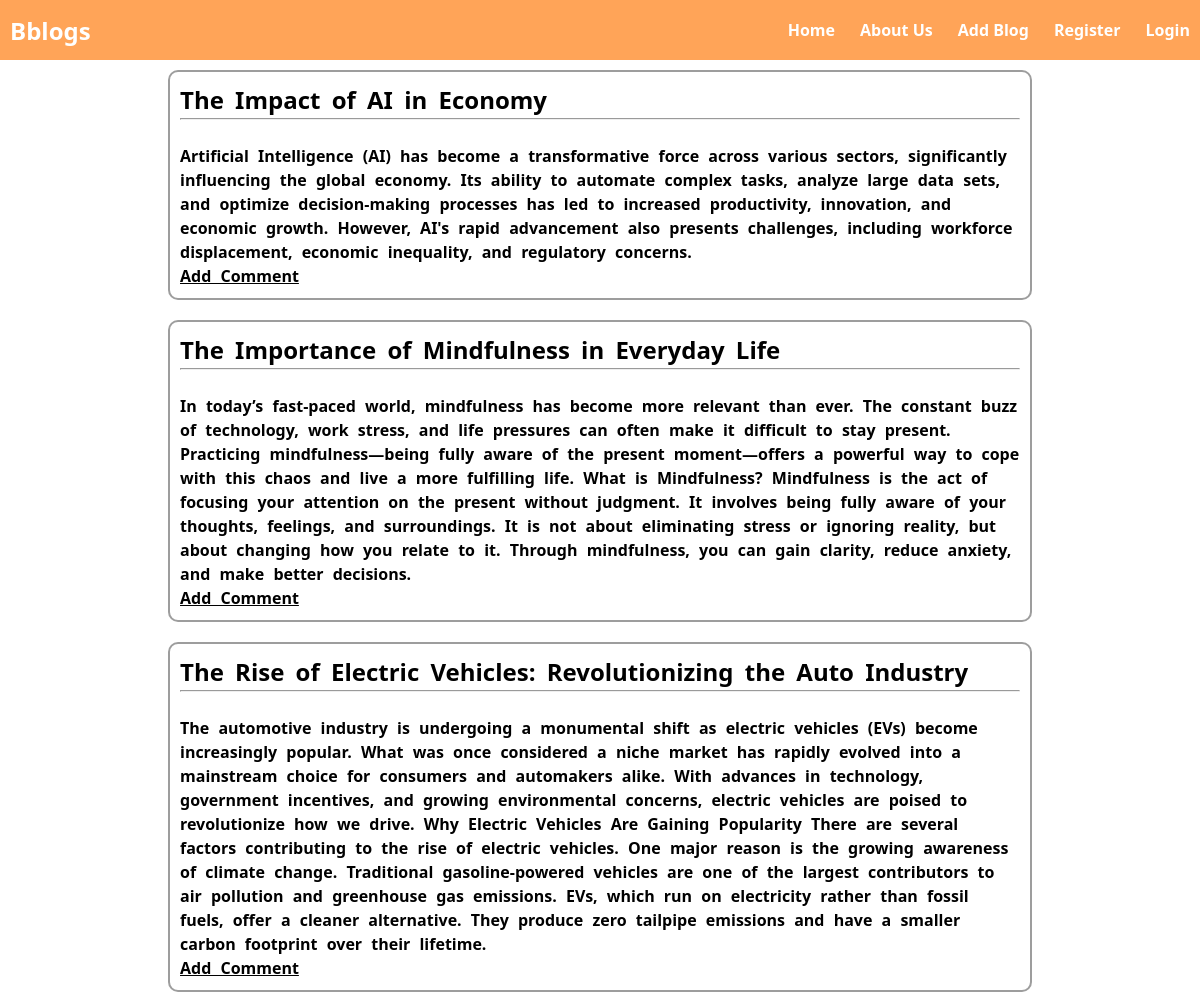
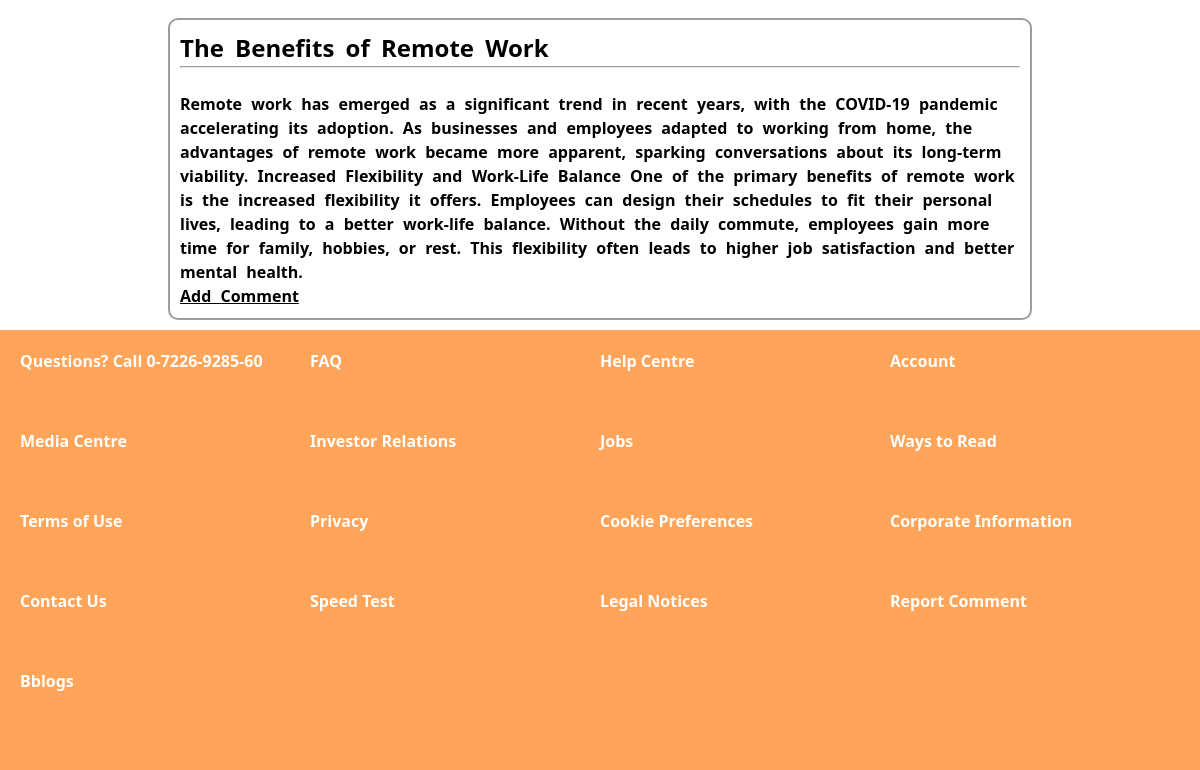
Screenshot of /blog/ with the database file from the repository (2 pictures, top to bottom).
### mainApp/models.py (models this page shows, shortened)
class Blog(models.Model):
    user=models.ForeignKey(User,on_delete=models.CASCADE)
    id=models.AutoField(primary_key=True)
    title=models.CharField(max_length=300)
    content=models.TextField()

### mainApp/views.py (the view)
# urls.py: 2. Add a URL to urlpatterns:  path('', views.home, name='home')
def home(request):
    blogs=Blog.objects.all()
    reviews=Reviews.objects.all()
    context={'blogs':blogs,'reviews':reviews}
    print(blogs[0].id)
    return render(request,'index.html',context)

### templates/index.html (shortened to what this page needs)
{% extends "base.html" %}
{% block body %}
<div class="container">
{% for blogs in blogs %}
  <div class="box">
    <h2>{{ blogs.title }}</h2>
    <hr />
    <br />
    <p>{{ blogs.content }}</p>
    <p><a href="blog/{{blogs.id}}" class="link-text">Add Comment</a></p>
  </div>
  {% endfor %}
</div>
{% endblock body %}

### templates/base.html (shortened to what this page needs)
{% load static %}
<!doctype html>
<html lang="en">
  <head>
    <link rel="stylesheet" href="{% static 'css/index.css' %}">
  </head>
  <body>
    <nav class="nav">
      <div class="logo">
          <h1>Bblogs</h1>
      </div>
      <div class="links">
          <a href="/" class="nav-item">Home</a>
          <a href="#aboutus" class="nav-item">About Us</a>
          <a href="/addblog" class="nav-item">Add Blog</a>
          {% if user.is_authenticated %}
          <a href="/logout" class="nav-item">Logout</a>
          {% else %}
          <a href="/register" class="nav-item">Register</a>
          <a href="/login" class="nav-item">Login</a>
          {% endif %}
      </div>
  </nav>
    <div class="body">{% block body %}{% endblock body %}</div>
<footer class="footer" id="aboutus">
    <span>Questions? Call 0-7226-9285-60</span>
    <span>FAQ</span>
    <span>Help Centre</span>
    <span>Account</span>
    <span>Media Centre</span>
    <span>Investor Relations</span>
    <span>Jobs</span>
    <span>Ways to Read</span>
    <span>Terms of Use</span>
    <span>Privacy</span>
    <span>Cookie Preferences</span>
    <span>Corporate Information</span>
    <span>Contact Us</span>
    <span>Speed Test</span>
    <span>Legal Notices</span>
    <span>Report Comment</span>
    <span>Bblogs</span>
</footer>
</body>
</html>

### static/css/index.css (style rules this page uses)
* { margin: 0; padding: 0; font-family: 'Segoe UI', Tahoma, Geneva, Verdana, sans-serif; font-weight: 600; }
.nav { height: 40px; background-color: #ffa458; display: flex; justify-content: space-between; align-items: center; font-weight: 700; padding: 10px; }
.logo { color:white; }
.links { display: flex; gap: 25px; }
.nav-item { text-decoration: none; color: #ffffff; }
.nav h1 { justify-self: flex-start; }
body { background-color: #ffffff; font-family: 'Segoe UI', Tahoma, Geneva, Verdana, sans-serif; }
.link-text { text-decoration: underline; color:#000000; }
.body { padding: 10px; }
.container { display: flex; justify-content: center; flex-direction: column; align-items: center; gap: 20px; }
.box { border:2px solid #838383c9; width: 70vw; padding: 10px; border-radius: 10px; background-color: #ffffff; line-height: 1.5; word-spacing: 5px; }
.footer { padding: 20px; margin: auto auto; display: grid; grid-template-columns: 1fr 1fr 1fr 1fr; height: 50vh; font-size: 16px; font-weight: 400; color: #ffffff; background-color: #ffa458; }

### rows the page displays
Blog: title "The Impact of AI in Economy", content "Artificial Intelligence (AI) has become a transformative force across various sectors, significantly influencing the global economy. Its ability to automate complex tasks, analyze large data sets, and optimize decision-making processes has led to increased productivity, innovation, and economic growth. However, AI's rapid advancement also presents challenges, including workforce displacement, economic inequality, and regulatory concerns."
Blog: title "The Importance of Mindfulness in Everyday Life", content "In today’s fast-paced world, mindfulness has become more relevant than ever. The constant buzz of technology, work stress, and life pressures can often make it difficult to stay present. Practicing mindfulness—being fully aware of the present moment—offers a powerful way to cope with this chaos and live a more fulfilling life. What is Mindfulness? Mindfulness is the act of focusing your attention on the present without judgment. It involves being fully aware of your thoughts, feelings, and surroundings. It is not about eliminating stress or ignoring reality, but about changing how you relate to it. Through mindfulness, you can gain clarity, reduce anxiety, and make better decisions."
Blog: title "The Rise of Electric Vehicles: Revolutionizing the Auto Industry", content "The automotive industry is undergoing a monumental shift as electric vehicles (EVs) become increasingly popular. What was once considered a niche market has rapidly evolved into a mainstream choice for consumers and automakers alike. With advances in technology, government incentives, and growing environmental concerns, electric vehicles are poised to revolutionize how we drive. Why Electric Vehicles Are Gaining Popularity There are several factors contributing to the rise of electric vehicles. One major reason is the growing awareness of climate change. Traditional gasoline-powered vehicles are one of the largest contributors to air pollution and greenhouse gas emissions. EVs, which run on…"
Blog: title "The Benefits of Remote Work", content "Remote work has emerged as a significant trend in recent years, with the COVID-19 pandemic accelerating its adoption. As businesses and employees adapted to working from home, the advantages of remote work became more apparent, sparking conversations about its long-term viability. Increased Flexibility and Work-Life Balance One of the primary benefits of remote work is the increased flexibility it offers. Employees can design their schedules to fit their personal lives, leading to a better work-life balance. Without the daily commute, employees gain more time for family, hobbies, or rest. This flexibility often leads to higher job satisfaction and better mental health."
